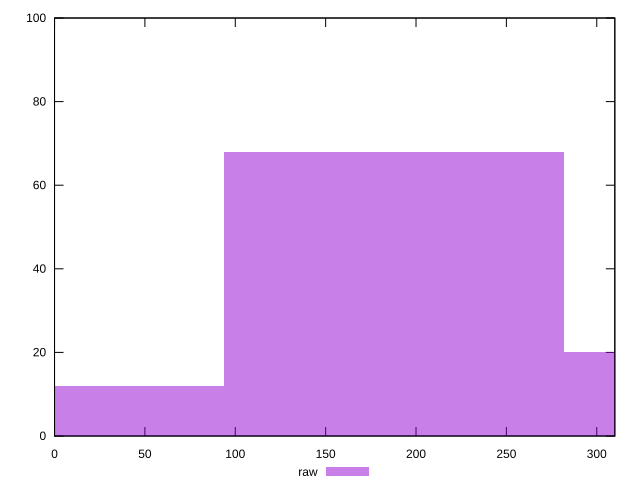

This figure's gnuplot source:
reset

$raw <<EOF
187.9526388979893 68
375.9052777959786 20
0 12
EOF

set key outside below
set boxwidth 187.9526388979893
set xrange [0:310]
set yrange [0:100]
set trange [0:100]
set style fill transparent solid 0.5 noborder
set terminal svg size 640, 490 enhanced background rgb 'white'
set output "report_00015_2021-02-09T16-11-33.973Z/offscreen-images/samples/pages/raw/histogram.svg"

plot $raw title "raw" with boxes

reset
